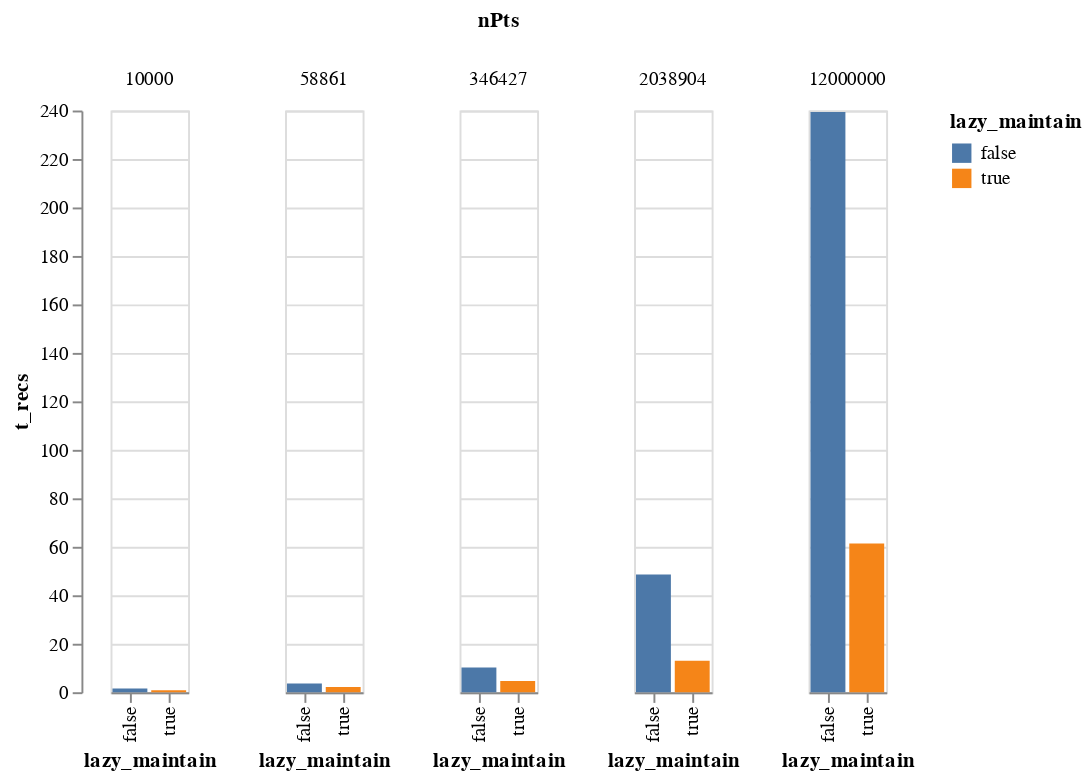

This figure's notebook cell:
### Code cell
dataset = "airbnb"
control = "lazy_maintain"
df = pd.read_csv(f"../result/{control}_{dataset}_time.csv")
print("pct improvement:")
print(df.groupby(["nPts"])[["t_recs","t_meta"]].pct_change().dropna())

alt.Chart(df).mark_bar().encode(
    x = f"{control}:N",
    y = "t_recs",
    column= "nPts:N",
    color = f"{control}:N"
).resolve_scale(x='independent')

### Figure 1 — Vega-Lite specification as saved in the notebook (floating-point values rounded to 4 significant figures)
{"config": {"view": {"continuousWidth": 400, "continuousHeight": 300}}, "data": {"name": "data-58cdbea59458a00a69ffb94c352cb825"}, "mark": "bar", "encoding": {"color": {"type": "nominal", "field": "lazy_maintain"}, "column": {"type": "nominal", "field": "nPts"}, "x": {"type": "nominal", "field": "lazy_maintain"}, "y": {"type": "quantitative", "field": "t_recs"}}, "resolve": {"scale": {"x": "independent"}}, "$schema": "https://vega.github.io/schema/vega-lite/v4.8.1.json", "datasets": {"data-58cdbea59458a00a69ffb94c352cb825": [{"nPts": 10000, "lazy_maintain": false, "t_meta": 0.1102, "t_recs": 1.494}, {"nPts": 10000, "lazy_maintain": true, "t_meta": 0.0751, "t_recs": 0.8357}, {"nPts": 58861, "lazy_maintain": false, "t_meta": 0.3044, "t_recs": 3.606}, {"nPts": 58861, "lazy_maintain": true, "t_meta": 0.2971, "t_recs": 2.178}, {"nPts": 346427, "lazy_maintain": false, "t_meta": 1.63, "t_recs": 10.18}, {"nPts": 346427, "lazy_maintain": true, "t_meta": 1.762, "t_recs": 4.587}, {"nPts": 2038904, "lazy_maintain": false, "t_meta": 10.31, "t_recs": 48.54}, {"nPts": 2038904, "lazy_maintain": true, "t_meta": 10.11, "t_recs": 13.01}, {"nPts": 12000000, "lazy_maintain": false, "t_meta": 55.45, "t_recs": 239.4}, {"nPts": 12000000, "lazy_maintain": true, "t_meta": 54.82, "t_recs": 61.4}]}}
